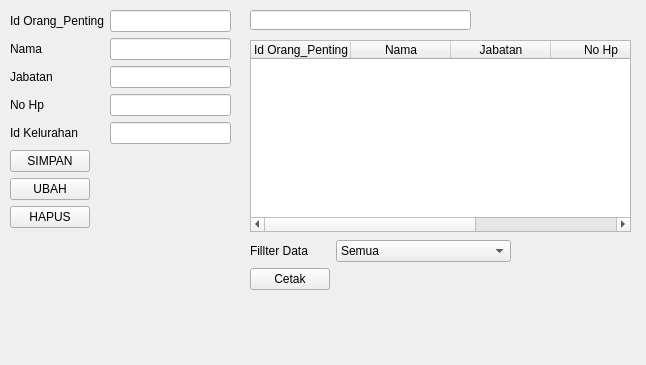
<?xml version="1.0" encoding="UTF-8"?>
<ui version="4.0">
 <class>Form</class>
 <widget class="QWidget" name="Form">
  <property name="geometry">
   <rect>
    <x>0</x>
    <y>0</y>
    <width>646</width>
    <height>365</height>
   </rect>
  </property>
  <property name="windowTitle">
   <string>Form</string>
  </property>
  <widget class="QWidget" name="formLayoutWidget">
   <property name="geometry">
    <rect>
     <x>10</x>
     <y>10</y>
     <width>221</width>
     <height>261</height>
    </rect>
   </property>
   <layout class="QFormLayout" name="formLayout">
    <item row="0" column="0">
     <widget class="QLabel" name="Orang_Penting">
      <property name="text">
       <string>Id Orang_Penting</string>
      </property>
     </widget>
    </item>
    <item row="0" column="1">
     <widget class="QLineEdit" name="lineidOrang_Penting"/>
    </item>
    <item row="1" column="0">
     <widget class="QLabel" name="nama">
      <property name="text">
       <string>Nama</string>
      </property>
     </widget>
    </item>
    <item row="1" column="1">
     <widget class="QLineEdit" name="linenama"/>
    </item>
    <item row="2" column="0">
     <widget class="QLabel" name="jabatan">
      <property name="text">
       <string>Jabatan</string>
      </property>
     </widget>
    </item>
    <item row="2" column="1">
     <widget class="QLineEdit" name="linejabatan"/>
    </item>
    <item row="3" column="0">
     <widget class="QLabel" name="nohp">
      <property name="text">
       <string>No Hp</string>
      </property>
     </widget>
    </item>
    <item row="3" column="1">
     <widget class="QLineEdit" name="linenohp"/>
    </item>
    <item row="4" column="0">
     <widget class="QLabel" name="idkelurahan">
      <property name="text">
       <string>Id Kelurahan</string>
      </property>
     </widget>
    </item>
    <item row="4" column="1">
     <widget class="QLineEdit" name="lineidkelurahan"/>
    </item>
    <item row="5" column="0">
     <widget class="QPushButton" name="btnsimpan">
      <property name="text">
       <string>SIMPAN</string>
      </property>
     </widget>
    </item>
    <item row="6" column="0">
     <widget class="QPushButton" name="btnubah">
      <property name="text">
       <string>UBAH</string>
      </property>
     </widget>
    </item>
    <item row="7" column="0">
     <widget class="QPushButton" name="btnhapus">
      <property name="text">
       <string>HAPUS</string>
      </property>
     </widget>
    </item>
   </layout>
  </widget>
  <widget class="QLineEdit" name="lineCari">
   <property name="geometry">
    <rect>
     <x>250</x>
     <y>10</y>
     <width>221</width>
     <height>20</height>
    </rect>
   </property>
  </widget>
  <widget class="QTableWidget" name="tblOrang_Penting">
   <property name="geometry">
    <rect>
     <x>250</x>
     <y>40</y>
     <width>381</width>
     <height>192</height>
    </rect>
   </property>
   <column>
    <property name="text">
     <string>Id Orang_Penting</string>
    </property>
   </column>
   <column>
    <property name="text">
     <string>Nama</string>
    </property>
   </column>
   <column>
    <property name="text">
     <string>Jabatan</string>
    </property>
   </column>
   <column>
    <property name="text">
     <string>No Hp</string>
    </property>
   </column>
   <column>
    <property name="text">
     <string>Id Kelurahan</string>
    </property>
   </column>
  </widget>
  <widget class="QWidget" name="formLayoutWidget_2">
   <property name="geometry">
    <rect>
     <x>250</x>
     <y>240</y>
     <width>261</width>
     <height>80</height>
    </rect>
   </property>
   <layout class="QFormLayout" name="formLayout_2">
    <item row="0" column="0">
     <widget class="QLabel" name="labelFillterData">
      <property name="text">
       <string>Fillter Data</string>
      </property>
     </widget>
    </item>
    <item row="0" column="1">
     <widget class="QComboBox" name="comboFillterData">
      <item>
       <property name="text">
        <string>Semua</string>
       </property>
      </item>
     </widget>
    </item>
    <item row="1" column="0">
     <widget class="QPushButton" name="btncetak">
      <property name="text">
       <string>Cetak</string>
      </property>
     </widget>
    </item>
   </layout>
  </widget>
 </widget>
 <resources/>
 <connections/>
</ui>
